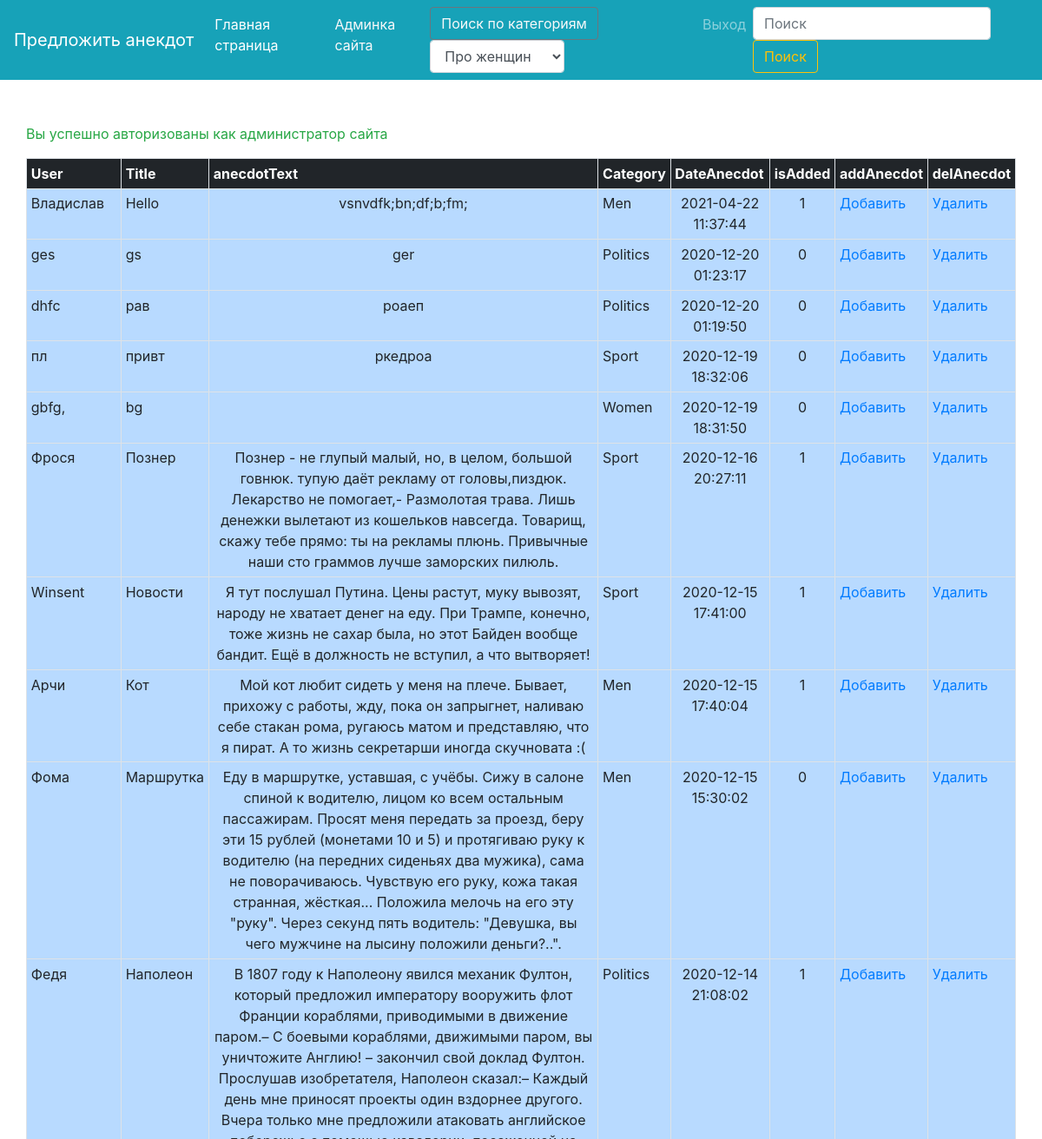
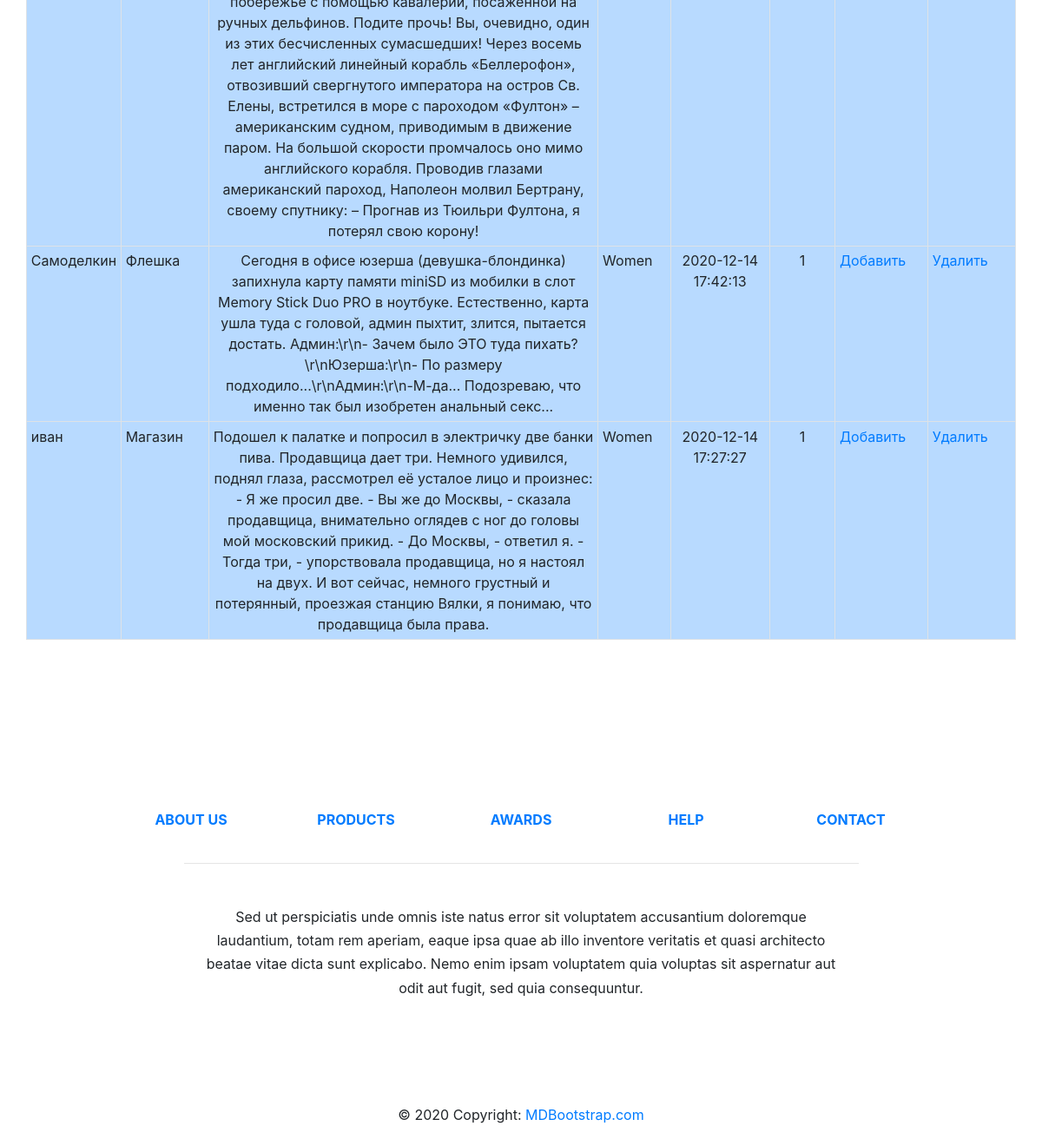
Page /admin/main.php (signed in) on the committed database (2 pictures, top to bottom).
### tables this page shows
CREATE TABLE `anecdot` (
  `id` int(11) NOT NULL,
  `user_name` varchar(128) DEFAULT NULL,
  `title` varchar(132) DEFAULT NULL,
  `text` text,
  `category` varchar(128) DEFAULT NULL,
  `date` datetime DEFAULT NULL,
  `is_approved` tinyint(1) DEFAULT '0'
);

### admin/main.php (the view, shortened to what this page needs)
<?php
require "../elem/init.php";
function getTableWithAnecdotes($link)
{
    if (!empty($_SESSION['admin_auth'])){
        $content = "<table class='table  table-sm table-bordered table-light'>
                <th class=\"table-dark\">User</th>
                <th class=\"table-dark\">Title</th>
                <th class=\"table-dark\">anecdotText</th>
                <th class=\"table-dark\">Category</th>
                <th class=\"table-dark\">DateAnecdot</th>
                <th class=\"table-dark\">isAdded</th>
                <th class=\"table-dark\">addAnecdot</th>
                <th class=\"table-dark\">delAnecdot</th>
";
        $query = "SELECT * FROM anecdot ORDER BY `date` DESC";
        $result = mysqli_query($link, $query) or die(mysqli_error($link));
        for ($data = []; $row = mysqli_fetch_assoc($result) ; $data[] = $row);
        foreach ($data as $item) {
            $content .= "<tr class='table-primary'>
                     <td>{$item['user_name']}</td>
                     <td>{$item['title']}</td>
                     <td style='text-align: center'>{$item['text']}</td>
                     <td>{$item['category']}</td>
                     <td style='text-align: center'>{$item['date']}</td>
                     <td style='text-align: center'>{$item['is_approved']}</td>
                     <td><a href=\"?add={$item['id']}\">Добавить</a></td>
                     <td><a href=\"?del={$item['id']}\">Удалить</a></td>
                     </tr>";
        }
        $content .= "</table>";
    }else{
        header("Location: index.php");
    }
    require "layout.php";
}
getTableWithAnecdotes($link);

### admin/templates/header.php (shortened to what this page needs)
<!doctype html>
<html lang="en">
<head>
    <link rel="stylesheet" href="https://maxcdn.bootstrapcdn.com/bootstrap/4.0.0-beta/css/bootstrap.min.css">
</head>
<body>
<nav class="navbar navbar-expand-lg navbar-dark bg-info">
  <a class="navbar-brand" href="/">Предложить анекдот</a>
  <div class="collapse navbar-collapse" id="navbarSupportedContent">
    <ul class="navbar-nav mr-auto">
      <li class="nav-item active">
        <a class="nav-link" href="../main.php">Главная страница <span class="sr-only">(current)</span></a>
      </li>
      <li class="nav-item">
        <a class="nav-link text-light" href="index.php">Админка сайта</a>
      </li>
        <?php require '../funcCategory.php'?>
        <?php if(!empty($_SESSION['admin_auth'])){?>
        <li class="nav-item">
            <a class="nav-link" href="../../elem/logout.php">Выход</a>
        </li>
       <?php } ?>
    </ul>
    <form class="form-inline my-2 my-lg-0" action="../elem/search.php">
      <input class="form-control mr-sm-2" name="search" type="search" placeholder="Поиск" aria-label="Search" value="<?=$_GET['search'] ?? ''?>">
      <button class="btn btn-outline-warning my-2 my-sm-0" type="submit">Поиск</button>
    </form>
  </div>
</nav>

### funcCategory.php
<?php
function getCategory()
{
    echo "<form class=\"form-inline my-2 my-lg-0\" action=\"/elem/category.php\">
<button class=\"btn btn-outline-secondary text-light my-2 my-sm-0\" type=\"submit\">Поиск по категориям</button>
        <select class=\"form-control\" id=\"exampleFormControlSelect1\" name=\"category\">
                    <option value=\"Women\">Про женщин</option>
                    <option value=\"Men\">Про мужчин</option>
                    <option value=\"Sport\">Про спорт</option>
                    <option value=\"Russia\">Про Россию</option>
                    <option value=\"Politics\">Про политику</option>
                </select>
        </li>
</form>";
}
getCategory();

### admin/layout.php (shortened to what this page needs)
<?php require 'templates/header.php' ?>
<main style="margin: 50px 30px 150px">
<?php require "elem/info.php";?>
<?=$content?>
</main>
<?php require 'templates/footer.php' ?>

### admin/elem/info.php (shortened to what this page needs)
<?php
if (!empty($_SESSION['admin_message'])){
    $text = $_SESSION['admin_message']['text'];
    $status = $_SESSION['admin_message']['status'];
    echo "<p class=\"$status\">$text</p>";
}

### admin/templates/footer.php (shortened to what this page needs)
<footer class="page-footer font-small indigo">
    <div class="container">
        <div class="row text-center d-flex justify-content-center pt-5 mb-3">
            <div class="col-md-2 mb-3">
                <h6 class="text-uppercase font-weight-bold">
                    <a href="#!">About us</a>
                </h6>
            </div>
            <div class="col-md-2 mb-3">
                <h6 class="text-uppercase font-weight-bold">
                    <a href="#!">Products</a>
                </h6>
            </div>
            <div class="col-md-2 mb-3">
                <h6 class="text-uppercase font-weight-bold">
                    <a href="#!">Awards</a>
                </h6>
            </div>
            <div class="col-md-2 mb-3">
                <h6 class="text-uppercase font-weight-bold">
                    <a href="#!">Help</a>
                </h6>
            </div>
            <div class="col-md-2 mb-3">
                <h6 class="text-uppercase font-weight-bold">
                    <a href="#!">Contact</a>
                </h6>
            </div>
        </div>
        <hr class="rgba-white-light" style="margin: 0 15%;">
        <div class="row d-flex text-center justify-content-center mb-md-0 mb-4">
            <div class="col-md-8 col-12 mt-5">
                <p style="line-height: 1.7rem">Sed ut perspiciatis unde omnis iste natus error sit voluptatem
                    accusantium doloremque laudantium, totam rem
                    aperiam, eaque ipsa quae ab illo inventore veritatis et quasi architecto beatae vitae dicta sunt
                    explicabo.
                    Nemo enim ipsam voluptatem quia voluptas sit aspernatur aut odit aut fugit, sed quia consequuntur.</p>
            </div>
        </div>
        <div class="row pb-3">
            <div class="col-md-12">
                <div class="mb-5 flex-center">
                    <a class="fb-ic">
                    </a>
                    <a class="tw-ic">
                    </a>
                    <a class="gplus-ic">
                    </a>
                    <a class="li-ic">
                    </a>
                    <a class="ins-ic">
                    </a>
                </div>
            </div>
        </div>
    </div>
    <div class="footer-copyright text-center py-3">© 2020 Copyright:
        <a href="https://mdbootstrap.com/"> MDBootstrap.com</a>
    </div>
</footer>
</body>
</html>

### rows in the picture
anecdot: user_name "Владислав", title "Hello", text "vsnvdfk;bn;df;b;fm;", category "Men", date "2021-04-22 11:37:44", is_approved "1"
anecdot: user_name "ges", title "gs", text "ger", category "Politics", date "2020-12-20 01:23:17", is_approved "0"
anecdot: user_name "dhfc", title "рав", text "роаеп", category "Politics", date "2020-12-20 01:19:50", is_approved "0"
anecdot: user_name "пл", title "привт", text "ркедроа", category "Sport", date "2020-12-19 18:32:06", is_approved "0"
anecdot: user_name "gbfg,", title "bg", category "Women", date "2020-12-19 18:31:50", is_approved "0"
anecdot: user_name "Фрося", title "Познер", text "Познер - не глупый малый, но, в целом, большой говнюк. тупую даёт рекламу от головы,пиздюк. Лекарство не помогает,- Размолотая трава. Лишь денежки вылетают из кошельков навсегда. Товарищ, скажу тебе прямо: ты на рекламы плюнь. Привычные наши сто граммов лучше заморских пилюль.", category "Sport", date "2020-12-16 20:27:11", is_approved "1"
anecdot: user_name "Winsent", title "Новости", text "Я тут послушал Путина. Цены растут, муку вывозят, народу не хватает денег на еду. При Трампе, конечно, тоже жизнь не сахар была, но этот Байден вообще бандит. Ещё в должность не вступил, а что вытворяет!", category "Sport", date "2020-12-15 17:41:00", is_approved "1"
anecdot: user_name "Арчи", title "Кот", text "Мой кот любит сидеть у меня на плече. Бывает, прихожу с работы, жду, пока он запрыгнет, наливаю себе стакан рома, ругаюсь матом и представляю, что я пират. А то жизнь секретарши иногда скучновата :(", category "Men", date "2020-12-15 17:40:04", is_approved "1"
anecdot: user_name "Фома", title "Маршрутка", text "Еду в маршрутке, уставшая, с учёбы. Сижу в салоне спиной к водителю, лицом ко всем остальным пассажирам. Просят меня передать за проезд, беру эти 15 рублей (монетами 10 и 5) и протягиваю руку к водителю (на передних сиденьях два мужика), сама не поворачиваюсь. Чувствую его руку, кожа такая странная, жёсткая... Положила мелочь на его эту \"руку\". Через секунд пять водитель: \"Девушка, вы чего мужчине на лысину положили деньги?..\".", category "Men", date "2020-12-15 15:30:02", is_approved "0"
anecdot: user_name "Федя", title "Наполеон", text "В 1807 году к Наполеону явился механик Фултон, который предложил императору вооружить флот Франции кораблями, приводимыми в движение паром.– С боевыми кораблями, движимыми паром, вы уничтожите Англию! – закончил свой доклад Фултон. Прослушав изобретателя, Наполеон сказал:– Каждый день мне приносят проекты один вздорнее другого. Вчера только мне предложили атаковать английское побережье с помощью кавалерии, посаженной на ручных дельфинов. Подите прочь! Вы, очевидно, один из этих бесчисленных сумасшедших! Через восемь лет английский линейный корабль «Беллерофон», отвозивший свергнутого императора на остров Св. Елены, встретился в море с пароходом «Фултон» – американским судном, приводимым в…", category "Politics", date "2020-12-14 21:08:02", is_approved "1"
anecdot: user_name "Самоделкин", title "Флешка", text "Сегодня в офисе юзерша (девушка-блондинка) запихнула карту памяти miniSD из мобилки в слот Меmоrу Stiсk Duо РRО в ноутбуке. Естественно, карта ушла туда с головой, админ пыхтит, злится, пытается достать. Админ:\\r\\n- Зачем было ЭТО туда пихать?\\r\\nЮзерша:\\r\\n- По размеру подходило...\\r\\nАдмин:\\r\\n-М-да... Подозреваю, что именно так был изобретен aнальный ceкс...", category "Women", date "2020-12-14 17:42:13", is_approved "1"
anecdot: user_name "иван", title "Магазин", text "Подошел к палатке и попросил в электричку две банки пива. Продавщица дает три. Немного удивился, поднял глаза, рассмотрел её усталое лицо и произнес: - Я же просил две. - Вы же до Москвы, - сказала продавщица, внимательно оглядев с ног до головы мой московский прикид. - До Москвы, - ответил я. - Тогда три, - упорствовала продавщица, но я настоял на двух. И вот сейчас, немного грустный и потерянный, проезжая станцию Вялки, я понимаю, что продавщица была права.", category "Women", date "2020-12-14 17:27:27", is_approved "1"

### other values in the picture
$text "Вы успешно авторизованы как администратор сайта"
